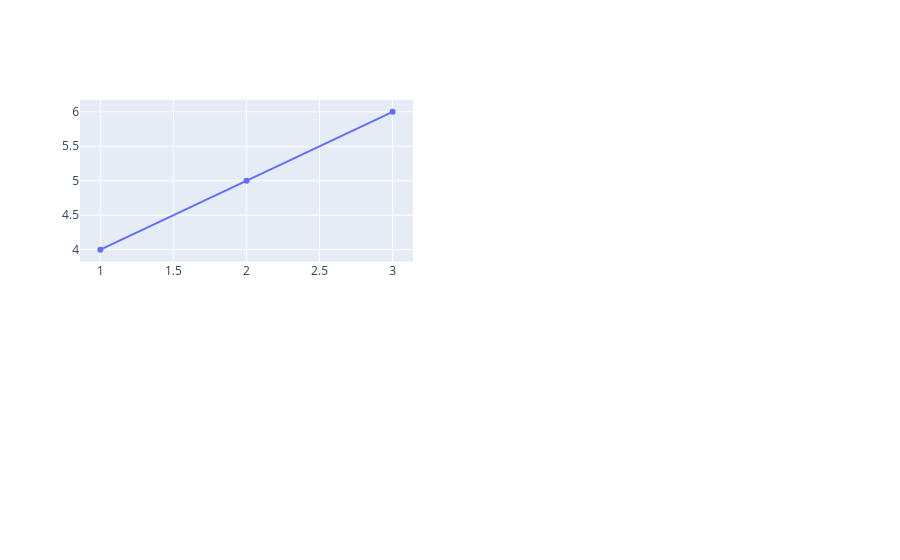

The code cell stored with this chart in its notebook:
### Code cell
plot1 = go.Scatter(x=[1,2,3],
                   y=[4,5,6],
                   mode="lines+markers",
                   name="Plot 1")

fig.add_trace(plot1, row=1,col=1)

### Figure 1 — Plotly figure (JSON) as saved in the notebook; plotly's stock layout.template omitted (floating-point values rounded to 4 significant figures)
{"data": [{"mode": "lines+markers", "name": "Plot 1", "type": "scatter", "x": [1, 2, 3], "xaxis": "x", "y": [4, 5, 6], "yaxis": "y"}], "layout": {"xaxis": {"anchor": "y", "domain": [0, 0.45]}, "xaxis2": {"anchor": "y2", "domain": [0.55, 1]}, "xaxis3": {"anchor": "y3", "domain": [0, 0.45]}, "xaxis4": {"anchor": "y4", "domain": [0.55, 1]}, "yaxis": {"anchor": "x", "domain": [0.575, 1]}, "yaxis2": {"anchor": "x2", "domain": [0.575, 1]}, "yaxis3": {"anchor": "x3", "domain": [0, 0.425]}, "yaxis4": {"anchor": "x4", "domain": [0, 0.425]}}}
